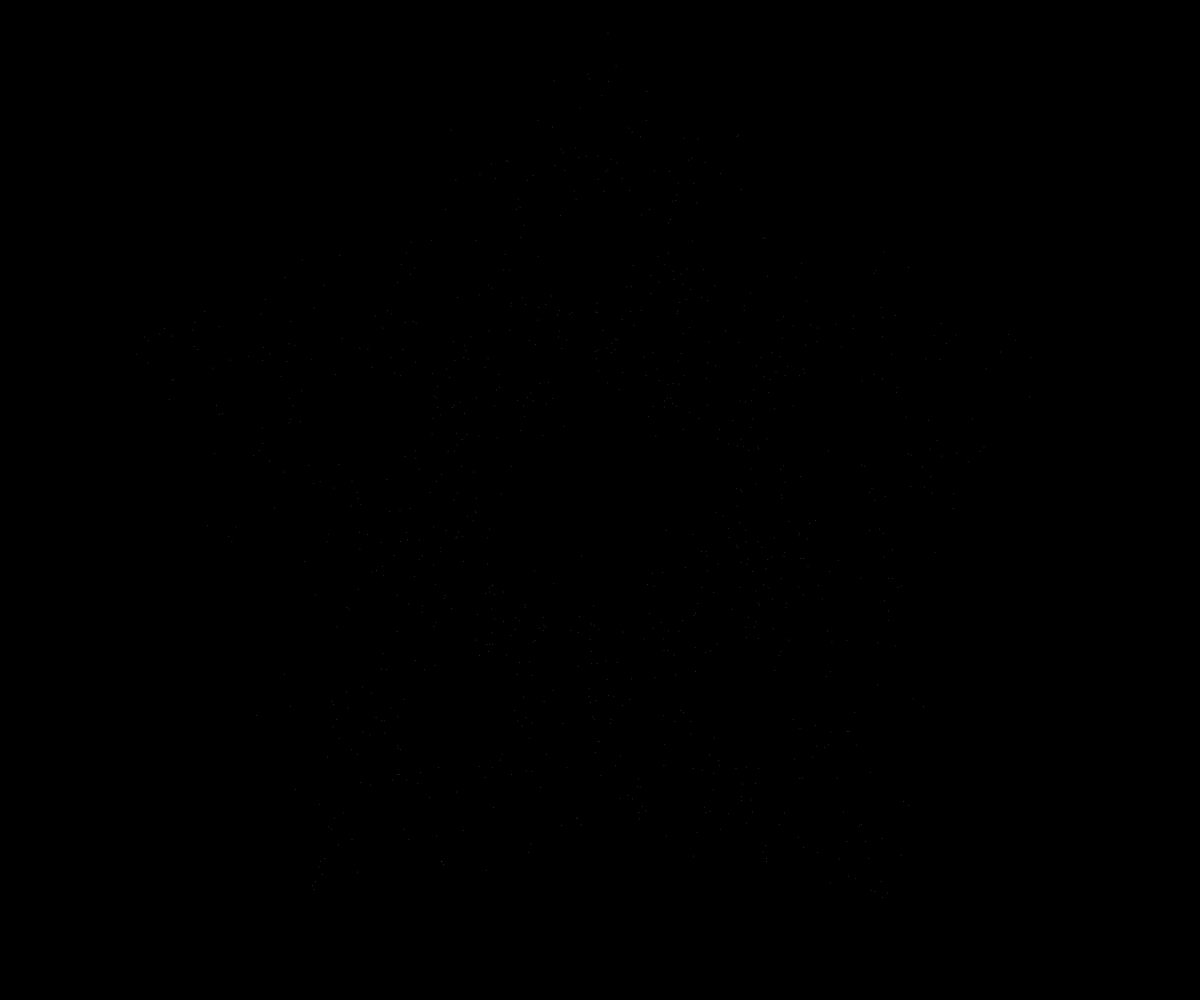
Frame 1 (no input)
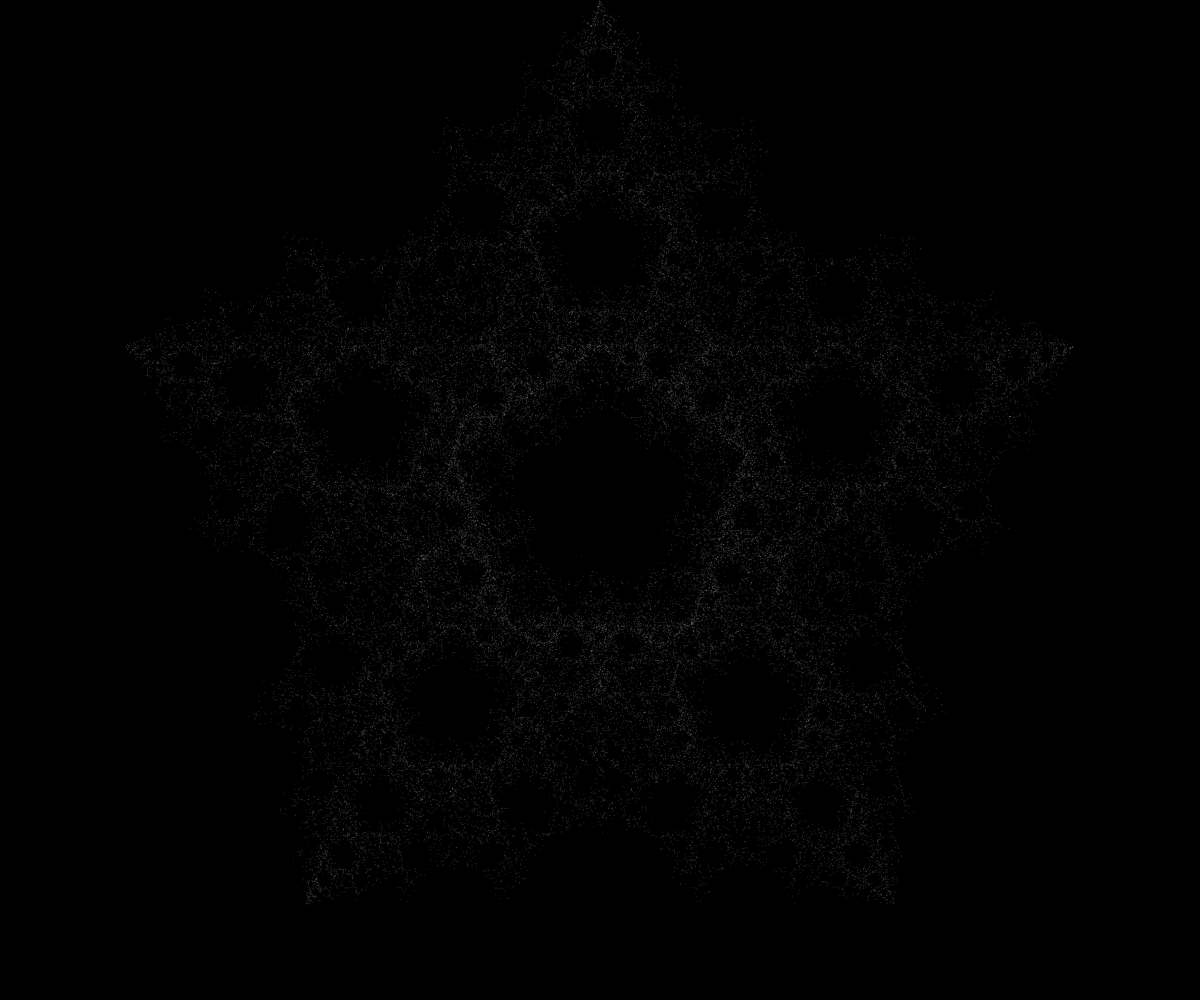
Frame 60 (no input)
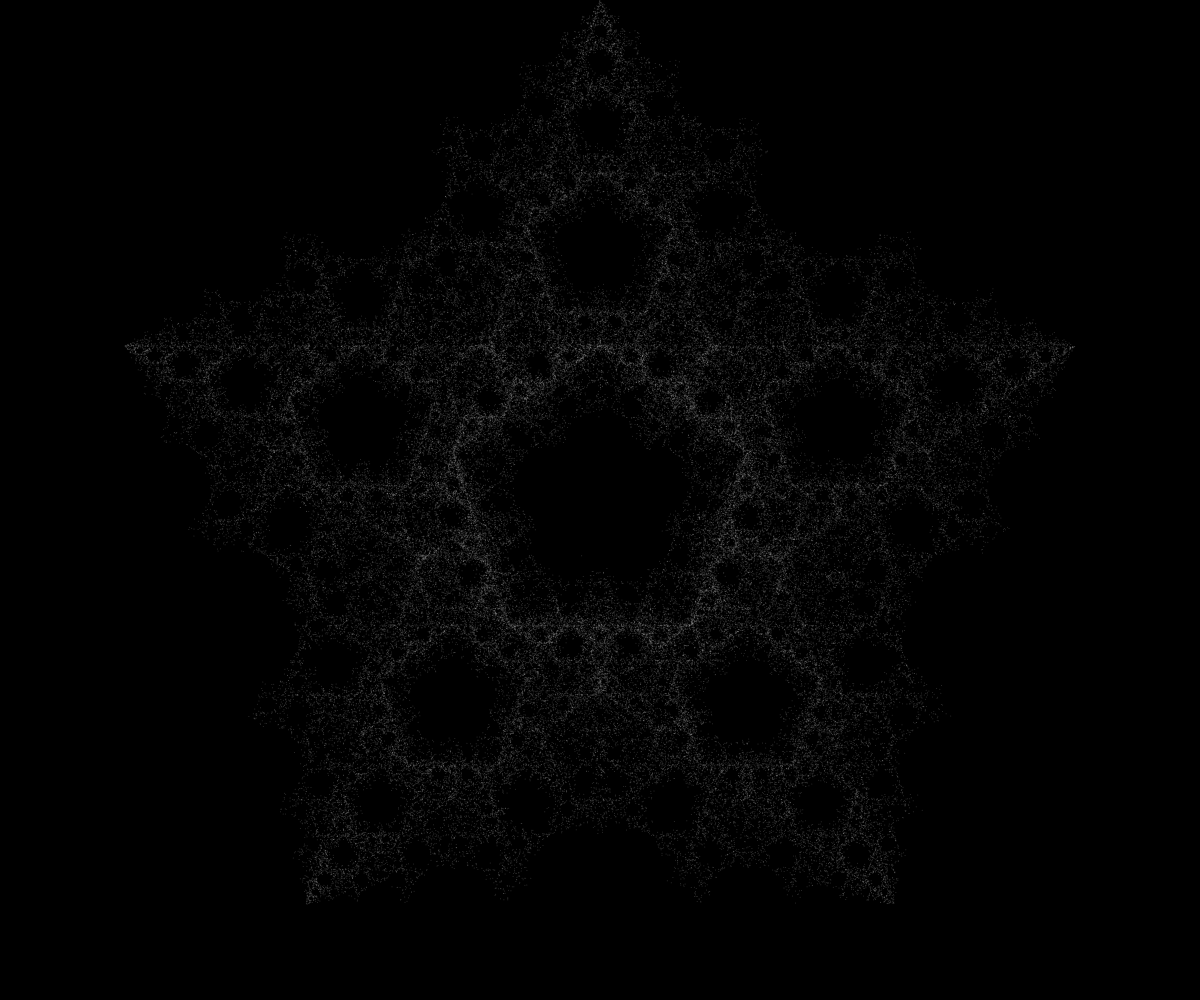
Frame 120 (the mouse pressed at the canvas centre since frame 60)

The p5.js sketch that drew these frames (run headless with seeded random() and noise() and a simulated clock; from frame 60 on, the mouse is pressed at the canvas centre):

// p5.js sketch
// ── sketch.js
let points;
let current;
let percent;
let previous;
let previous2;
let count = 0;

function setup() {
  createCanvas(windowWidth, windowHeight);

  //Vertices 
  points = [];
  percent = 0.5;
  
  const n = 5;

  for (let i = 0; i < n; i++) {
    let angle = i * TWO_PI / n - PI / 2;

    let v = p5.Vector.fromAngle(angle);
    v.mult(height / 2);
    v.add(width / 2, height / 2);
    points.push(v);
  }
  reset();
  
}

function reset() {
  background(0);

  // Random start point
  current = createVector(random(width), random(height));

  stroke(50);
  strokeWeight(1);

  // Vertices display
  /*for (let i = 0; i < points.length; i++) {
    let point1 = points[i];
    let point2 = points[i + 1];
    if (i + 1 == points.length) {
      point2 = points[0];
    }
    line(point1.x, point1.y, point2.x, point2.y);
  }*/ 
}


function draw() {
  
  if (frameCount < 1000) {

    for (let i = 0; i < 1000; i++) {
			
      // Next point index
      let nextIndex = floor(random(points.length));

      let next = points[nextIndex];
      
      //Restrictions
      let previousPlus = previous + 1;
      let previousMinus = previous - 1;
      let previous2Plus = previous2 + 1;
      let previous2Minus = previous2 - 1;
      if (previousPlus >= points.length) previousPlus -= points.length;
			if (previousMinus < 0) previousMinus += points.length;
			if (previous2Plus >= points.length) previous2Plus -= points.length;
      if (previous2Minus < 0) previous2Minus += points.length;
      
      if ((nextIndex != previousPlus && nextIndex != previous2Minus) 
       		|| (nextIndex != previousMinus && nextIndex != previous2Plus)) {
       	
        current.x = lerp(current.x, next.x, percent);
        current.y = lerp(current.y, next.y, percent);
        
        strokeWeight(1);
 				stroke(255, 50);
        point(current.x, current.y);
        
        previous2 = previous;
        previous = nextIndex;
      }
    }
  }
}   
